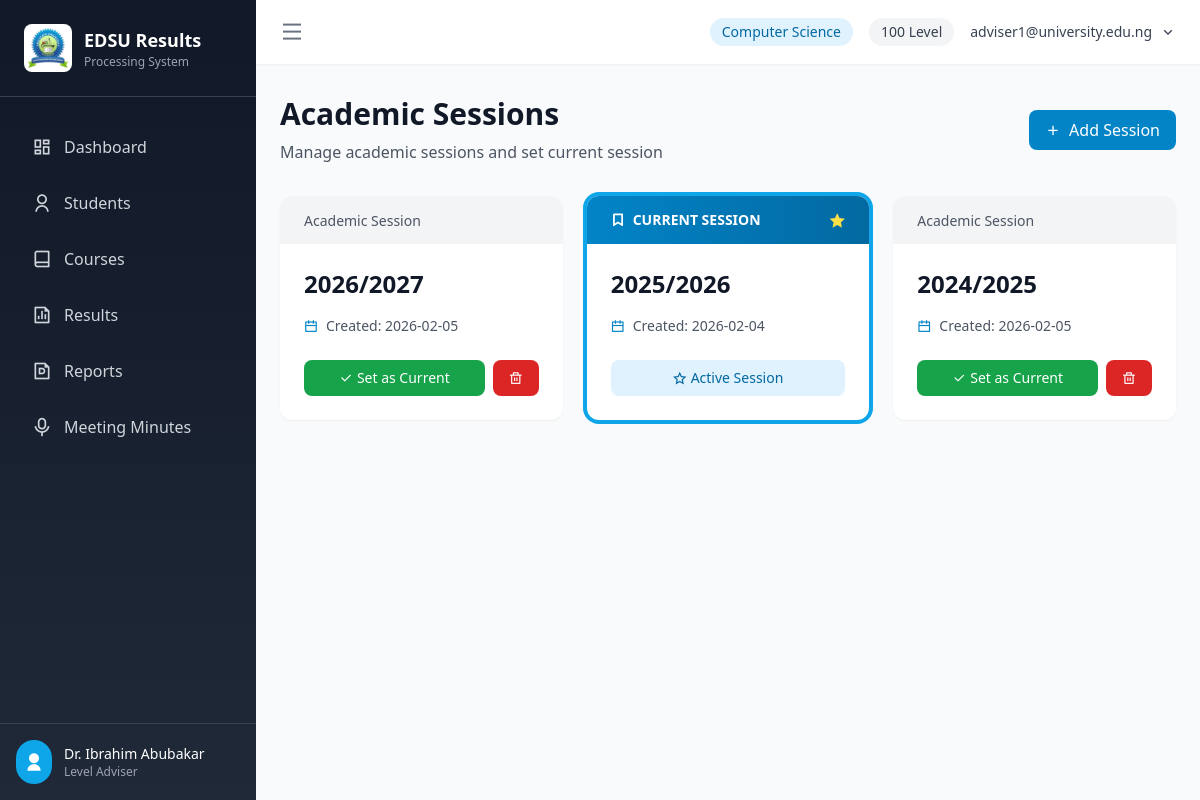
/sessions (signed in), run on the app's committed database.
### app/models.py (models this page shows, shortened)
class User(UserMixin, db.Model):
    __tablename__ = 'users'
    id = db.Column(db.Integer, primary_key=True)
    username = db.Column(db.String(120), unique=True, nullable=False, index=True)  # University email
    email = db.Column(db.String(120), unique=True, nullable=False, index=True)
    password_hash = db.Column(db.String(256), nullable=False)
    full_name = db.Column(db.String(128), nullable=False)
    role = db.Column(db.String(20), default='lecturer')  # admin, hod, level_adviser, lecturer
    program = db.Column(db.String(64))  # Assigned program
    level = db.Column(db.Integer)  # Assigned level (100, 200, 300, 400)
    is_active = db.Column(db.Boolean, default=True)
    is_locked = db.Column(db.Boolean, default=False)  # Locked by HoD/Admin after 3 failed attempts
    failed_login_attempts = db.Column(db.Integer, default=0)
    locked_until = db.Column(db.DateTime)
    must_change_password = db.Column(db.Boolean, default=True)  # Force password change on first login
    last_login = db.Column(db.DateTime)
    last_login_ip = db.Column(db.String(45))  # IP address of last login
    last_login_device = db.Column(db.String(256))  # User agent of last login
    created_by = db.Column(db.Integer, db.ForeignKey('users.id'))  # HoD/Admin who created this account
    created_at = db.Column(db.DateTime, default=datetime.utcnow)
    updated_at = db.Column(db.DateTime, default=datetime.utcnow, onupdate=datetime.utcnow)

class AcademicSession(db.Model):
    __tablename__ = 'academic_sessions'
    id = db.Column(db.Integer, primary_key=True)
    session_name = db.Column(db.String(20), unique=True, nullable=False)  # e.g., "2025/2026"
    is_current = db.Column(db.Boolean, default=False)
    created_at = db.Column(db.DateTime, default=datetime.utcnow)
    students = db.relationship('Student', backref='session', lazy='dynamic')
    results = db.relationship('Result', backref='session', lazy='dynamic')

### app/routes/dashboard.py (the view)
@dashboard_bp.route('/sessions')
@login_required
def sessions():
    sessions = AcademicSession.query.order_by(AcademicSession.session_name.desc()).all()
    return render_template('dashboard/sessions.html', sessions=sessions)

### app/models.py (called while the page is built)
@login_manager.user_loader
def load_user(user_id):
    return User.query.get(int(user_id))

### app/templates/dashboard/sessions.html (shortened to what this page needs)
{% extends "base.html" %}
{% block content %}
<div class="mb-8">
    <div class="flex items-center justify-between">
        <div>
            <h1 class="text-3xl font-bold text-gray-900 mb-2">Academic Sessions</h1>
            <p class="text-gray-600">Manage academic sessions and set current session</p>
        </div>
        <button onclick="document.getElementById('newSessionModal').classList.remove('hidden')"
                class="px-4 py-2 bg-primary-600 text-white rounded-lg hover:bg-primary-700 transition-colors flex items-center">
            <i class="ri-add-line mr-2"></i>
            Add Session
        </button>
    </div>
</div>
<div class="grid grid-cols-1 md:grid-cols-2 lg:grid-cols-3 gap-6">
    {% for session in sessions %}
    <div class="bg-white rounded-xl shadow-sm overflow-hidden hover:shadow-md transition-shadow {% if session.is_current %}ring-4 ring-primary-500{% endif %}">
        {% if session.is_current %}
        <div class="bg-gradient-to-r from-primary-600 to-primary-700 px-6 py-3 text-white">
            <div class="flex items-center justify-between">
                <span class="text-sm font-bold flex items-center">
                    <i class="ri-bookmark-line mr-2"></i>CURRENT SESSION
                </span>
                <i class="ri-star-fill text-yellow-300"></i>
            </div>
        </div>
        {% else %}
        <div class="bg-gray-100 px-6 py-3">
            <span class="text-sm font-medium text-gray-600">Academic Session</span>
        </div>
        {% endif %}
        <div class="p-6">
            <h3 class="text-2xl font-bold text-gray-900 mb-4">{{ session.session_name }}</h3>
            <div class="space-y-3 mb-6">
                <div class="flex items-center text-sm text-gray-600">
                    <i class="ri-calendar-line mr-2 text-primary-600"></i>
                    <span>Created: {{ session.created_at.strftime('%Y-%m-%d') }}</span>
                </div>
            </div>
            <div class="flex space-x-2">
                {% if not session.is_current %}
                <form method="POST" action="{{ url_for('dashboard.set_current_session', session_id=session.id) }}" class="flex-1">
                    <button type="submit" class="w-full px-4 py-2 bg-green-600 text-white rounded-lg hover:bg-green-700 transition-colors text-sm font-medium">
                        <i class="ri-check-line mr-1"></i>Set as Current
                    </button>
                </form>
                <form method="POST" action="{{ url_for('dashboard.delete_session', session_id=session.id) }}"
                      onsubmit="return confirm('Are you sure you want to delete this session?');">
                    <button type="submit" class="px-4 py-2 bg-red-600 text-white rounded-lg hover:bg-red-700 transition-colors text-sm font-medium">
                        <i class="ri-delete-bin-line"></i>
                    </button>
                </form>
                {% else %}
                <div class="flex-1 px-4 py-2 bg-primary-100 text-primary-700 rounded-lg text-center text-sm font-medium">
                    <i class="ri-star-line mr-1"></i>Active Session
                </div>
                {% endif %}
            </div>
        </div>
    </div>
    {% endfor %}
</div>
{% endblock %}

### app/templates/base.html (shortened to what this page needs)
<!DOCTYPE html>
<html lang="en">
<head>
    <script src="{{ url_for('static', filename='css/tailwind.min.js') }}"></script>
    <link href="{{ url_for('static', filename='css/remixicon.css') }}" rel="stylesheet">
</head>
<body class="bg-gray-50 antialiased">
    {% if current_user.is_authenticated %}
    <div class="min-h-screen flex" x-data="{ sidebarOpen: true }">
        <aside :class="sidebarOpen ? 'w-64' : 'w-20'" class="fixed left-0 top-0 h-screen bg-gradient-to-b from-gray-900 to-gray-800 text-white transition-all duration-300 ease-in-out flex flex-col z-50">
            <div class="p-6 border-b border-gray-700">
                <div class="flex items-center space-x-3">
                    <div class="bg-white rounded-lg p-1 flex-shrink-0">
                        <img src="{{ url_for('static', filename='logos/university_logo.jpg') }}"
                             alt="EDSU Logo"
                             class="w-10 h-10 object-contain"
                             onerror="this.style.display='none'; this.nextElementSibling.style.display='flex';">
                    </div>
                    <div x-show="sidebarOpen" x-cloak>
                        <h1 class="text-lg font-bold">EDSU Results</h1>
                        <p class="text-xs text-gray-400">Processing System</p>
                    </div>
                </div>
            </div>
            <nav class="flex-1 px-4 py-6 space-y-1 overflow-y-auto">
                <a href="{{ url_for('dashboard.index') }}"
                   class="flex items-center space-x-3 px-4 py-3 rounded-lg transition-colors {{ 'bg-primary-600 text-white' if request.endpoint == 'dashboard.index' else 'text-gray-300 hover:bg-gray-700' }}">
                    <i class="ri-dashboard-line text-xl flex-shrink-0"></i>
                    <span x-show="sidebarOpen" x-cloak>Dashboard</span>
                </a>
                <a href="{{ url_for('students.index') }}"
                   class="flex items-center space-x-3 px-4 py-3 rounded-lg transition-colors {{ 'bg-primary-600 text-white' if 'students' in request.endpoint else 'text-gray-300 hover:bg-gray-700' }}">
                    <i class="ri-user-line text-xl flex-shrink-0"></i>
                    <span x-show="sidebarOpen" x-cloak>Students</span>
                </a>
                <a href="{{ url_for('courses.index') }}"
                   class="flex items-center space-x-3 px-4 py-3 rounded-lg transition-colors {{ 'bg-primary-600 text-white' if 'courses' in request.endpoint else 'text-gray-300 hover:bg-gray-700' }}">
                    <i class="ri-book-line text-xl flex-shrink-0"></i>
                    <span x-show="sidebarOpen" x-cloak>Courses</span>
                </a>
                <a href="{{ url_for('results.index') }}"
                   class="flex items-center space-x-3 px-4 py-3 rounded-lg transition-colors {{ 'bg-primary-600 text-white' if 'results' in request.endpoint else 'text-gray-300 hover:bg-gray-700' }}">
                    <i class="ri-file-chart-line text-xl flex-shrink-0"></i>
                    <span x-show="sidebarOpen" x-cloak>Results</span>
                </a>
                <a href="{{ url_for('reports.index') }}"
                   class="flex items-center space-x-3 px-4 py-3 rounded-lg transition-colors {{ 'bg-primary-600 text-white' if 'reports' in request.endpoint else 'text-gray-300 hover:bg-gray-700' }}">
                    <i class="ri-file-pdf-line text-xl flex-shrink-0"></i>
                    <span x-show="sidebarOpen" x-cloak>Reports</span>
                </a>
                <a href="{{ url_for('minutes.index') }}"
                   class="flex items-center space-x-3 px-4 py-3 rounded-lg transition-colors {{ 'bg-primary-600 text-white' if 'minutes' in request.endpoint else 'text-gray-300 hover:bg-gray-700' }}">
                    <i class="ri-mic-line text-xl flex-shrink-0"></i>
                    <span x-show="sidebarOpen" x-cloak>Meeting Minutes</span>
                </a>
            </nav>
            <div class="p-4 border-t border-gray-700">
                <div class="flex items-center space-x-3">
                    <div class="bg-primary-500 rounded-full p-2 flex-shrink-0">
                        <i class="ri-user-fill text-xl"></i>
                    </div>
                    <div x-show="sidebarOpen" x-cloak class="flex-1 min-w-0">
                        <p class="text-sm font-medium truncate">{{ current_user.full_name }}</p>
                        <p class="text-xs text-gray-400">
                            {% if current_user.role == 'admin' %}Administrator
                            {% elif current_user.role == 'hod' %}Head of Department
                            {% elif current_user.role == 'level_adviser' %}Level Adviser
                            {% else %}Lecturer{% endif %}
                        </p>
                    </div>
                </div>
            </div>
        </aside>
        <div :class="sidebarOpen ? 'ml-64' : 'ml-20'" class="flex-1 flex flex-col overflow-hidden transition-all duration-300 ease-in-out">
            <header class="bg-white shadow-sm z-10">
                <div class="flex items-center justify-between px-6 py-4">
                    <button @click="sidebarOpen = !sidebarOpen" class="text-gray-500 hover:text-gray-700 focus:outline-none">
                        <i class="ri-menu-line text-2xl"></i>
                    </button>
                    <div class="flex items-center space-x-4">
                        {% if current_user.program %}
                        <span class="px-3 py-1 bg-primary-100 text-primary-700 rounded-full text-sm font-medium">{{ current_user.program }}</span>
                        {% endif %}
                        {% if current_user.level %}
                        <span class="px-3 py-1 bg-gray-100 text-gray-700 rounded-full text-sm font-medium">{{ current_user.level }} Level</span>
                        {% endif %}
                        <div x-data="{ open: false }" class="relative">
                            <button @click="open = !open" class="flex items-center space-x-2 text-gray-700 hover:text-gray-900 focus:outline-none">
                                <span class="text-sm font-medium">{{ current_user.username }}</span>
                                <i class="ri-arrow-down-s-line"></i>
                            </button>
                        </div>
                    </div>
                </div>
            </header>
            <main class="flex-1 overflow-y-auto bg-gray-50">
                <div class="max-w-7xl mx-auto px-6 py-8">
                    {% block content %}{% endblock %}
                </div>
            </main>
        </div>
    </div>
    {% endif %}
</body>
</html>

### data on the page
User: full_name "Dr. Ibrahim Abubakar", program "Computer Science", level "100", username "adviser1@university.edu.ng"
AcademicSession: is_current "Academic Session", session_name "2026/2027", created_at "2026-02-05"
AcademicSession: is_current True (drawn), session_name "2025/2026", created_at "2026-02-04"
AcademicSession: is_current "Academic Session", session_name "2024/2025", created_at "2026-02-05"
